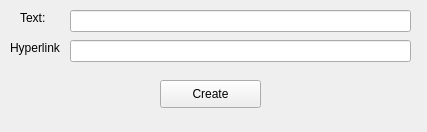
<?xml version="1.0" encoding="UTF-8"?>
<ui version="4.0">
 <class>hyperlinkEditor</class>
 <widget class="QMainWindow" name="hyperlinkEditor">
  <property name="geometry">
   <rect>
    <x>0</x>
    <y>0</y>
    <width>427</width>
    <height>132</height>
   </rect>
  </property>
  <property name="windowTitle">
   <string>Hyperlink Editor</string>
  </property>
  <widget class="QWidget" name="centralwidget">
   <widget class="QPushButton" name="create">
    <property name="geometry">
     <rect>
      <x>160</x>
      <y>80</y>
      <width>101</width>
      <height>28</height>
     </rect>
    </property>
    <property name="text">
     <string>Create</string>
    </property>
   </widget>
   <widget class="QLabel" name="name">
    <property name="geometry">
     <rect>
      <x>20</x>
      <y>10</y>
      <width>55</width>
      <height>16</height>
     </rect>
    </property>
    <property name="text">
     <string>Text:</string>
    </property>
   </widget>
   <widget class="QLineEdit" name="text">
    <property name="geometry">
     <rect>
      <x>70</x>
      <y>10</y>
      <width>341</width>
      <height>22</height>
     </rect>
    </property>
   </widget>
   <widget class="QLabel" name="name_2">
    <property name="geometry">
     <rect>
      <x>10</x>
      <y>40</y>
      <width>55</width>
      <height>16</height>
     </rect>
    </property>
    <property name="text">
     <string>Hyperlink</string>
    </property>
   </widget>
   <widget class="QLineEdit" name="hyperlink">
    <property name="geometry">
     <rect>
      <x>70</x>
      <y>40</y>
      <width>341</width>
      <height>22</height>
     </rect>
    </property>
   </widget>
  </widget>
 </widget>
 <resources/>
 <connections/>
</ui>
